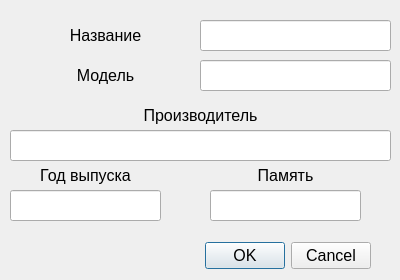
<?xml version="1.0" encoding="UTF-8"?>
<ui version="4.0">
 <class>Add_Dialog</class>
 <widget class="QDialog" name="Add_Dialog">
  <property name="geometry">
   <rect>
    <x>0</x>
    <y>0</y>
    <width>400</width>
    <height>280</height>
   </rect>
  </property>
  <property name="font">
   <font>
    <pointsize>12</pointsize>
   </font>
  </property>
  <property name="windowTitle">
   <string/>
  </property>
  <widget class="QDialogButtonBox" name="buttonBox">
   <property name="geometry">
    <rect>
     <x>10</x>
     <y>240</y>
     <width>361</width>
     <height>32</height>
    </rect>
   </property>
   <property name="orientation">
    <enum>Qt::Horizontal</enum>
   </property>
   <property name="standardButtons">
    <set>QDialogButtonBox::Cancel|QDialogButtonBox::Ok</set>
   </property>
  </widget>
  <widget class="QLineEdit" name="lineEdit_2">
   <property name="geometry">
    <rect>
     <x>200</x>
     <y>60</y>
     <width>191</width>
     <height>31</height>
    </rect>
   </property>
  </widget>
  <widget class="QLabel" name="label">
   <property name="geometry">
    <rect>
     <x>10</x>
     <y>60</y>
     <width>191</width>
     <height>31</height>
    </rect>
   </property>
   <property name="text">
    <string>Модель</string>
   </property>
   <property name="alignment">
    <set>Qt::AlignCenter</set>
   </property>
  </widget>
  <widget class="QLineEdit" name="lineEdit">
   <property name="geometry">
    <rect>
     <x>200</x>
     <y>20</y>
     <width>191</width>
     <height>31</height>
    </rect>
   </property>
   <property name="palette">
    <palette>
     <active>
      <colorrole role="WindowText">
       <brush brushstyle="SolidPattern">
        <color alpha="255">
         <red>0</red>
         <green>0</green>
         <blue>0</blue>
        </color>
       </brush>
      </colorrole>
      <colorrole role="Text">
       <brush brushstyle="SolidPattern">
        <color alpha="255">
         <red>0</red>
         <green>0</green>
         <blue>127</blue>
        </color>
       </brush>
      </colorrole>
      <colorrole role="PlaceholderText">
       <brush brushstyle="SolidPattern">
        <color alpha="128">
         <red>0</red>
         <green>0</green>
         <blue>127</blue>
        </color>
       </brush>
      </colorrole>
     </active>
     <inactive>
      <colorrole role="WindowText">
       <brush brushstyle="SolidPattern">
        <color alpha="255">
         <red>0</red>
         <green>0</green>
         <blue>0</blue>
        </color>
       </brush>
      </colorrole>
      <colorrole role="Text">
       <brush brushstyle="SolidPattern">
        <color alpha="255">
         <red>0</red>
         <green>0</green>
         <blue>127</blue>
        </color>
       </brush>
      </colorrole>
      <colorrole role="PlaceholderText">
       <brush brushstyle="SolidPattern">
        <color alpha="128">
         <red>0</red>
         <green>0</green>
         <blue>127</blue>
        </color>
       </brush>
      </colorrole>
     </inactive>
     <disabled>
      <colorrole role="WindowText">
       <brush brushstyle="SolidPattern">
        <color alpha="255">
         <red>120</red>
         <green>120</green>
         <blue>120</blue>
        </color>
       </brush>
      </colorrole>
      <colorrole role="Text">
       <brush brushstyle="SolidPattern">
        <color alpha="255">
         <red>120</red>
         <green>120</green>
         <blue>120</blue>
        </color>
       </brush>
      </colorrole>
      <colorrole role="PlaceholderText">
       <brush brushstyle="SolidPattern">
        <color alpha="128">
         <red>0</red>
         <green>0</green>
         <blue>0</blue>
        </color>
       </brush>
      </colorrole>
     </disabled>
    </palette>
   </property>
  </widget>
  <widget class="QLabel" name="label_2">
   <property name="geometry">
    <rect>
     <x>10</x>
     <y>20</y>
     <width>191</width>
     <height>31</height>
    </rect>
   </property>
   <property name="text">
    <string>Название</string>
   </property>
   <property name="alignment">
    <set>Qt::AlignCenter</set>
   </property>
  </widget>
  <widget class="QLineEdit" name="lineEdit_3">
   <property name="geometry">
    <rect>
     <x>10</x>
     <y>130</y>
     <width>381</width>
     <height>31</height>
    </rect>
   </property>
  </widget>
  <widget class="QLabel" name="label_3">
   <property name="geometry">
    <rect>
     <x>10</x>
     <y>100</y>
     <width>381</width>
     <height>31</height>
    </rect>
   </property>
   <property name="text">
    <string>Производитель</string>
   </property>
   <property name="alignment">
    <set>Qt::AlignCenter</set>
   </property>
  </widget>
  <widget class="QLineEdit" name="lineEdit_4">
   <property name="geometry">
    <rect>
     <x>10</x>
     <y>190</y>
     <width>151</width>
     <height>31</height>
    </rect>
   </property>
   <property name="palette">
    <palette>
     <active>
      <colorrole role="Text">
       <brush brushstyle="SolidPattern">
        <color alpha="255">
         <red>0</red>
         <green>85</green>
         <blue>0</blue>
        </color>
       </brush>
      </colorrole>
      <colorrole role="PlaceholderText">
       <brush brushstyle="SolidPattern">
        <color alpha="128">
         <red>0</red>
         <green>85</green>
         <blue>0</blue>
        </color>
       </brush>
      </colorrole>
     </active>
     <inactive>
      <colorrole role="Text">
       <brush brushstyle="SolidPattern">
        <color alpha="255">
         <red>0</red>
         <green>85</green>
         <blue>0</blue>
        </color>
       </brush>
      </colorrole>
      <colorrole role="PlaceholderText">
       <brush brushstyle="SolidPattern">
        <color alpha="128">
         <red>0</red>
         <green>85</green>
         <blue>0</blue>
        </color>
       </brush>
      </colorrole>
     </inactive>
     <disabled>
      <colorrole role="Text">
       <brush brushstyle="SolidPattern">
        <color alpha="255">
         <red>120</red>
         <green>120</green>
         <blue>120</blue>
        </color>
       </brush>
      </colorrole>
      <colorrole role="PlaceholderText">
       <brush brushstyle="SolidPattern">
        <color alpha="128">
         <red>0</red>
         <green>0</green>
         <blue>0</blue>
        </color>
       </brush>
      </colorrole>
     </disabled>
    </palette>
   </property>
  </widget>
  <widget class="QLabel" name="label_4">
   <property name="geometry">
    <rect>
     <x>10</x>
     <y>160</y>
     <width>151</width>
     <height>31</height>
    </rect>
   </property>
   <property name="text">
    <string>Год выпуска</string>
   </property>
   <property name="alignment">
    <set>Qt::AlignCenter</set>
   </property>
  </widget>
  <widget class="QLabel" name="label_5">
   <property name="geometry">
    <rect>
     <x>210</x>
     <y>160</y>
     <width>151</width>
     <height>31</height>
    </rect>
   </property>
   <property name="text">
    <string>Память</string>
   </property>
   <property name="alignment">
    <set>Qt::AlignCenter</set>
   </property>
  </widget>
  <widget class="QLineEdit" name="lineEdit_5">
   <property name="geometry">
    <rect>
     <x>210</x>
     <y>190</y>
     <width>151</width>
     <height>31</height>
    </rect>
   </property>
   <property name="palette">
    <palette>
     <active>
      <colorrole role="Text">
       <brush brushstyle="SolidPattern">
        <color alpha="255">
         <red>0</red>
         <green>85</green>
         <blue>0</blue>
        </color>
       </brush>
      </colorrole>
      <colorrole role="PlaceholderText">
       <brush brushstyle="SolidPattern">
        <color alpha="128">
         <red>0</red>
         <green>85</green>
         <blue>0</blue>
        </color>
       </brush>
      </colorrole>
     </active>
     <inactive>
      <colorrole role="Text">
       <brush brushstyle="SolidPattern">
        <color alpha="255">
         <red>0</red>
         <green>85</green>
         <blue>0</blue>
        </color>
       </brush>
      </colorrole>
      <colorrole role="PlaceholderText">
       <brush brushstyle="SolidPattern">
        <color alpha="128">
         <red>0</red>
         <green>85</green>
         <blue>0</blue>
        </color>
       </brush>
      </colorrole>
     </inactive>
     <disabled>
      <colorrole role="Text">
       <brush brushstyle="SolidPattern">
        <color alpha="255">
         <red>120</red>
         <green>120</green>
         <blue>120</blue>
        </color>
       </brush>
      </colorrole>
      <colorrole role="PlaceholderText">
       <brush brushstyle="SolidPattern">
        <color alpha="128">
         <red>0</red>
         <green>0</green>
         <blue>0</blue>
        </color>
       </brush>
      </colorrole>
     </disabled>
    </palette>
   </property>
  </widget>
 </widget>
 <tabstops>
  <tabstop>lineEdit</tabstop>
  <tabstop>lineEdit_2</tabstop>
  <tabstop>lineEdit_3</tabstop>
  <tabstop>lineEdit_4</tabstop>
 </tabstops>
 <resources/>
 <connections>
  <connection>
   <sender>buttonBox</sender>
   <signal>accepted()</signal>
   <receiver>Add_Dialog</receiver>
   <slot>accept()</slot>
   <hints>
    <hint type="sourcelabel">
     <x>248</x>
     <y>254</y>
    </hint>
    <hint type="destinationlabel">
     <x>157</x>
     <y>274</y>
    </hint>
   </hints>
  </connection>
  <connection>
   <sender>buttonBox</sender>
   <signal>rejected()</signal>
   <receiver>Add_Dialog</receiver>
   <slot>reject()</slot>
   <hints>
    <hint type="sourcelabel">
     <x>316</x>
     <y>260</y>
    </hint>
    <hint type="destinationlabel">
     <x>286</x>
     <y>274</y>
    </hint>
   </hints>
  </connection>
 </connections>
</ui>
